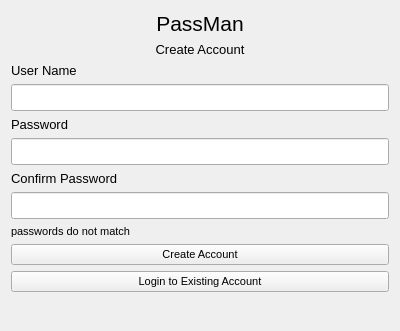
<?xml version="1.0" encoding="UTF-8"?>
<ui version="4.0">
 <class>Form</class>
 <widget class="QWidget" name="Form">
  <property name="geometry">
   <rect>
    <x>0</x>
    <y>0</y>
    <width>400</width>
    <height>331</height>
   </rect>
  </property>
  <property name="font">
   <font>
    <pointsize>12</pointsize>
   </font>
  </property>
  <property name="windowTitle">
   <string>Form</string>
  </property>
  <layout class="QFormLayout" name="formLayout">
   <item row="0" column="0" colspan="2">
    <widget class="QLabel" name="label">
     <property name="font">
      <font>
       <pointsize>16</pointsize>
      </font>
     </property>
     <property name="text">
      <string>PassMan</string>
     </property>
     <property name="alignment">
      <set>Qt::AlignCenter</set>
     </property>
    </widget>
   </item>
   <item row="7" column="0">
    <widget class="QLabel" name="label_2">
     <property name="font">
      <font>
       <pointsize>10</pointsize>
      </font>
     </property>
     <property name="text">
      <string>Password</string>
     </property>
    </widget>
   </item>
   <item row="10" column="0">
    <widget class="QLabel" name="ConfirmPasswordLabel">
     <property name="font">
      <font>
       <pointsize>10</pointsize>
      </font>
     </property>
     <property name="text">
      <string>Confirm Password</string>
     </property>
    </widget>
   </item>
   <item row="14" column="0" colspan="2">
    <widget class="QPushButton" name="createaccountbtn">
     <property name="font">
      <font>
       <pointsize>8</pointsize>
      </font>
     </property>
     <property name="text">
      <string>Create Account</string>
     </property>
    </widget>
   </item>
   <item row="15" column="0" colspan="2">
    <widget class="QPushButton" name="returntoLoginbtn">
     <property name="font">
      <font>
       <pointsize>8</pointsize>
      </font>
     </property>
     <property name="text">
      <string>Login to Existing Account</string>
     </property>
    </widget>
   </item>
   <item row="5" column="0">
    <widget class="QLabel" name="causerlabel">
     <property name="font">
      <font>
       <pointsize>10</pointsize>
      </font>
     </property>
     <property name="text">
      <string>User Name</string>
     </property>
    </widget>
   </item>
   <item row="6" column="0" colspan="2">
    <widget class="QLineEdit" name="causernameEdit"/>
   </item>
   <item row="1" column="0" colspan="2">
    <widget class="QLabel" name="label_3">
     <property name="font">
      <font>
       <pointsize>10</pointsize>
      </font>
     </property>
     <property name="text">
      <string>Create Account</string>
     </property>
     <property name="alignment">
      <set>Qt::AlignCenter</set>
     </property>
    </widget>
   </item>
   <item row="13" column="0">
    <widget class="QLabel" name="warninglabel">
     <property name="font">
      <font>
       <pointsize>8</pointsize>
      </font>
     </property>
     <property name="text">
      <string>passwords do not match</string>
     </property>
    </widget>
   </item>
   <item row="11" column="0" colspan="2">
    <widget class="QLineEdit" name="confirmpasswordedit">
     <property name="echoMode">
      <enum>QLineEdit::Password</enum>
     </property>
    </widget>
   </item>
   <item row="8" column="0" colspan="2">
    <widget class="QLineEdit" name="capasswordedit">
     <property name="echoMode">
      <enum>QLineEdit::Password</enum>
     </property>
    </widget>
   </item>
  </layout>
 </widget>
 <tabstops>
  <tabstop>causernameEdit</tabstop>
  <tabstop>capasswordedit</tabstop>
  <tabstop>confirmpasswordedit</tabstop>
  <tabstop>createaccountbtn</tabstop>
  <tabstop>returntoLoginbtn</tabstop>
 </tabstops>
 <resources/>
 <connections/>
</ui>
